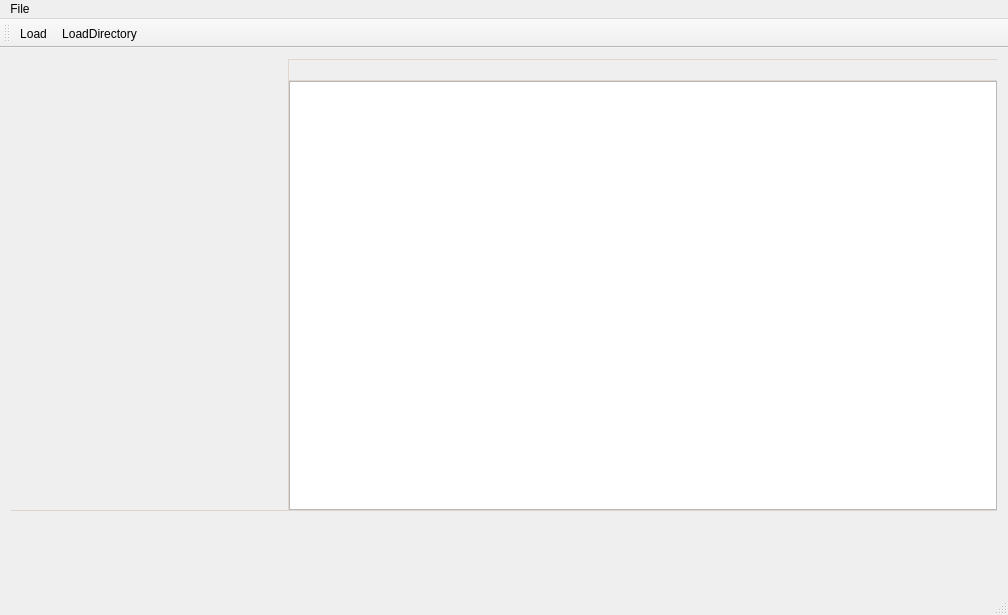
<?xml version="1.0" encoding="UTF-8"?>
<ui version="4.0">
 <class>MainWindow</class>
 <widget class="QMainWindow" name="MainWindow">
  <property name="geometry">
   <rect>
    <x>0</x>
    <y>0</y>
    <width>1008</width>
    <height>615</height>
   </rect>
  </property>
  <property name="windowTitle">
   <string>MainWindow</string>
  </property>
  <property name="styleSheet">
   <string notr="true">
QScrollBar::horizontal {
	border: 0px solid red;
	background: #cccccc;
	height: 10px;
	margin: 0px 0px 0px 0px;
border-radius: 5px;}

QScrollBar::vertical {
	border: 0px solid grey;
	background: #cccccc;
	width: 10px;
	margin: 0px 0px 0px 0px;
border-radius: 5px;}

QScrollBar::handle:horizontal {
     min-width: 10px;
     background: qlineargradient(x1:0, y1:0, x2:1, y2:0, stop:0 #b40000, stop:1 #8f0000);
     border: 0px solid #5c5c5c;
     width: 10px;
     height: 10px;
     margin: 0px; 
     border-radius: 5px;
} 

QScrollBar::handle:vertical {
     min-width: 10px;
     background: qlineargradient(x1:0, y1:0, x2:0, y2:1, stop:0 #b40000, stop:1 #8f0000);
     border: 0px solid #5c5c5c;
     width: 10px;
     height: 10px;
     margin: 0px; 
     border-radius: 5px;
} 
QSplitter::handle:horizontal {
    width: 1px;
     background:  rgb(223, 215, 207);
}
QSplitter::handle:vertical {
    height: 1px;
     background: rgb(223, 215, 207);
}
/*
QSplitter::handle:horizontal {
     min-width: 1px;
     background: rgb(255, 202, 203)
     border: 0px solid #5c5c5c;
     width: 1px;
     height: 1px;
     margin: 0px; 
     border-radius: 1px;
} 

QSplitter::handle:vertical {
     min-width: 1px;
     background:   rgb(255, 202, 203)
     border: 0px solid #5c5c5c;
     width: 1px;
     height: 1px;
     margin: 0px; 
     border-radius: 1px;
} 
*/
QScrollBar::add-line:horizontal {
     width: 0px;
}

QScrollBar::sub-line:horizontal {
     width: 0px;
 }

QScrollBar::add-line:vertical {
   height: 0px;
}

QScrollBar::sub-line:vertical {
   height: 0px;
}

QScrollBar:left-arrow:horizontal, QScrollBar::right-arrow:horizontal {
     border: 0px solid grey;
     width: 0px;
     height: 0px;
     background: grey;
 }

QScrollBar:top-arrow:vertical, QScrollBar::bottom-arrow:vertical {
     border: 0px solid grey;
     width: 0px;
     height: 0px;
     background: grey;
 }

QTableView {
    show-decoration-selected: 1;
}


QTableView::item:alternate {
    background: #EEEEEE;
}

QTableView::item:selected {
    border: 0px solid;
}

QTableView::item:selected:!active {
    background: qlineargradient(x1: 0, y1: 0, x2: 0, y2: 1,
                                stop: 0 #E5ABAF, stop: 1 #B28588);
}

QTableView::item:selected:active {
    background: qlineargradient(x1: 0, y1: 0, x2: 0, y2: 1,
                                stop: 0 #a96a6e, stop: 1 #d9888d);
}

QTableView::item:hover {
    background: qlineargradient(x1: 0, y1: 0, x2: 0, y2: 1,
                                stop: 0 #FAFBFE, stop: 1 #F1DCDE);
}</string>
  </property>
  <widget class="QWidget" name="centralWidget">
   <property name="sizePolicy">
    <sizepolicy hsizetype="Maximum" vsizetype="Preferred">
     <horstretch>0</horstretch>
     <verstretch>0</verstretch>
    </sizepolicy>
   </property>
   <layout class="QVBoxLayout" name="verticalLayout">
    <item>
     <widget class="QSplitter" name="splitter_4">
      <property name="orientation">
       <enum>Qt::Vertical</enum>
      </property>
      <widget class="QSplitter" name="splitter_3">
       <property name="orientation">
        <enum>Qt::Horizontal</enum>
       </property>
       <widget class="MediaLibrary" name="library" native="true">
        <property name="minimumSize">
         <size>
          <width>20</width>
          <height>20</height>
         </size>
        </property>
       </widget>
       <widget class="QSplitter" name="splitter_2">
        <property name="orientation">
         <enum>Qt::Vertical</enum>
        </property>
        <widget class="QSplitter" name="splitter">
         <property name="orientation">
          <enum>Qt::Vertical</enum>
         </property>
         <widget class="Controls" name="control" native="true">
          <property name="sizePolicy">
           <sizepolicy hsizetype="Minimum" vsizetype="Preferred">
            <horstretch>0</horstretch>
            <verstretch>0</verstretch>
           </sizepolicy>
          </property>
         </widget>
         <widget class="MediaInfo" name="widgetInfo" native="true">
          <property name="minimumSize">
           <size>
            <width>20</width>
            <height>20</height>
           </size>
          </property>
         </widget>
        </widget>
        <widget class="QListView" name="listViewPlaylist"/>
       </widget>
      </widget>
      <widget class="Spectrograph" name="visualizer" native="true">
       <property name="minimumSize">
        <size>
         <width>20</width>
         <height>20</height>
        </size>
       </property>
      </widget>
     </widget>
    </item>
   </layout>
  </widget>
  <widget class="QMenuBar" name="menuBar">
   <property name="geometry">
    <rect>
     <x>0</x>
     <y>0</y>
     <width>1008</width>
     <height>25</height>
    </rect>
   </property>
   <widget class="QMenu" name="menuFile">
    <property name="title">
     <string>File</string>
    </property>
    <addaction name="actionLoadFile"/>
    <addaction name="actionLoadDirectory"/>
   </widget>
   <addaction name="menuFile"/>
  </widget>
  <widget class="QToolBar" name="mainToolBar">
   <attribute name="toolBarArea">
    <enum>TopToolBarArea</enum>
   </attribute>
   <attribute name="toolBarBreak">
    <bool>false</bool>
   </attribute>
   <addaction name="actionLoadFile"/>
   <addaction name="actionLoadDirectory"/>
  </widget>
  <widget class="QStatusBar" name="statusBar"/>
  <action name="actionLoadFile">
   <property name="text">
    <string>Load</string>
   </property>
  </action>
  <action name="actionLoadDirectory">
   <property name="text">
    <string>LoadDirectory</string>
   </property>
  </action>
 </widget>
 <layoutdefault spacing="6" margin="11"/>
 <customwidgets>
  <customwidget>
   <class>Spectrograph</class>
   <extends>QWidget</extends>
   <header>spectrograph.h</header>
   <container>1</container>
   <slots>
    <slot>loadSamples(QAudioBuffer::S16S*,int)</slot>
   </slots>
  </customwidget>
  <customwidget>
   <class>Controls</class>
   <extends>QWidget</extends>
   <header>controls.h</header>
   <container>1</container>
   <slots>
    <signal>next()</signal>
    <signal>prev()</signal>
   </slots>
  </customwidget>
  <customwidget>
   <class>MediaInfo</class>
   <extends>QWidget</extends>
   <header>mediainfo.h</header>
   <container>1</container>
  </customwidget>
  <customwidget>
   <class>MediaLibrary</class>
   <extends>QWidget</extends>
   <header>medialibrary.h</header>
   <container>1</container>
  </customwidget>
 </customwidgets>
 <resources/>
 <connections>
  <connection>
   <sender>actionLoadFile</sender>
   <signal>triggered()</signal>
   <receiver>MainWindow</receiver>
   <slot>loadMedia()</slot>
   <hints>
    <hint type="sourcelabel">
     <x>-1</x>
     <y>-1</y>
    </hint>
    <hint type="destinationlabel">
     <x>479</x>
     <y>352</y>
    </hint>
   </hints>
  </connection>
 </connections>
 <slots>
  <signal>bufferChanged(QAudioBuffer::S16U*,int)</signal>
  <slot>play()</slot>
  <slot>stop()</slot>
  <slot>prev()</slot>
  <slot>next()</slot>
  <slot>loadMedia()</slot>
  <slot>setVolume(int)</slot>
  <slot>setMediaAt(int)</slot>
 </slots>
</ui>
